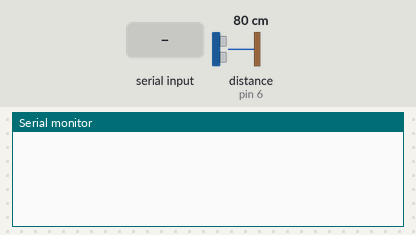
The sketch below on a simulated Arduino Uno, built with avr-gcc and run on an emulated ATmega328P. On the bench: the last lines printed to the serial monitor. The test bench sets the inputs (shaded band); at power-on: distance to the obstacle (sensor on pin 6) 80 cm. The echo pulse lasts 58.3 µs per cm.

Above: at 1.2 s.
1.3 s: "g" received over Serial
At 1.7 s:
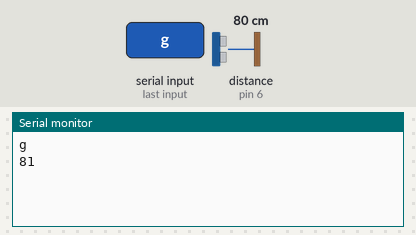
2.8 s: "1" received over Serial
At 3.9 s:
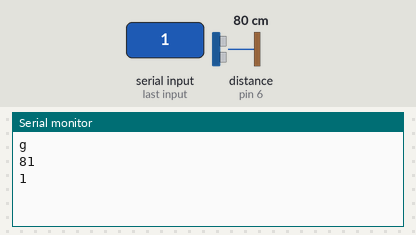

Measured:
- after the input at 1.3 s, the serial monitor: prints a new line at once (image 1)
- after the input at 2.8 s, the serial monitor: prints a new line at once (image 2)

The sketch:

SonarSerialPing.ino
```cpp
// ---------------------------------------------------------------------------
// Example NewPing library sketch that does a ping about 20 times per second.
// ---------------------------------------------------------------------------

#include <NewPing.h>

#define TRIGGER_PIN  5  // Arduino pin tied to trigger pin on the ultrasonic sensor.
#define ECHO_PIN     6  // Arduino pin tied to echo pin on the ultrasonic sensor.
#define MAX_DISTANCE 200 // Maximum distance we want to ping for (in centimeters). Maximum sensor distance is rated at 400-500cm.

NewPing sonar(TRIGGER_PIN, ECHO_PIN, MAX_DISTANCE); // NewPing setup of pins and maximum distance.
int data = 0;
char userInput;
void setup() {
  Serial.begin(9600); // Open serial monitor at 115200 baud to see ping results.
}

void loop() {
  if(Serial.available()) {

    userInput = Serial.read();               // read user input
      Serial.println(userInput);
      if(userInput == 'g'){                  // if we get expected value

            data = sonar.ping_cm();    // read the input pin
            Serial.println(data);

      } // if user input 'g'
  }

}
```
